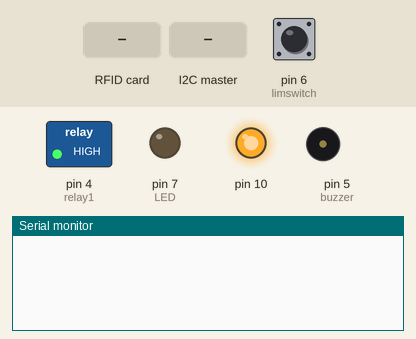
Simulated run of this sketch. Board: Arduino Uno, built with avr-gcc and run on an emulated ATmega328P. Shown: switched loads named in the sketch (green lamp = pin HIGH), output pins drawn as LEDs (lit = HIGH), buzzer (waves = sounding, pin HIGH), the last lines printed to the serial monitor. The test bench sets the inputs (shaded band); at power-on: pin 6 (limswitch) LOW. The local clock reads 2024-03-15 10:24:30 at power-on unless the sketch sets it; storage starts empty.

Above: at 1.2 s.
1.3 s: RFID card 5E 7A 19 C4 held to the reader
At 1.8 s:
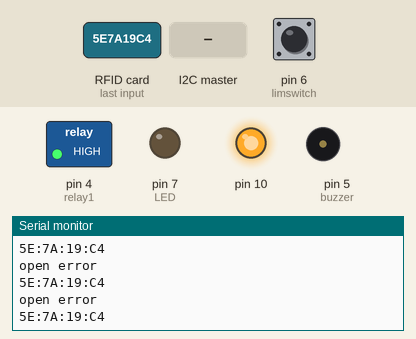
2.8 s: the I2C master sends ","
At 3.6 s:
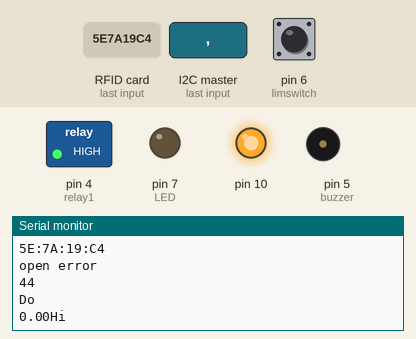
Timing chart, 0 to 5.8 s (numbered marks = the images above; inputs shaded):
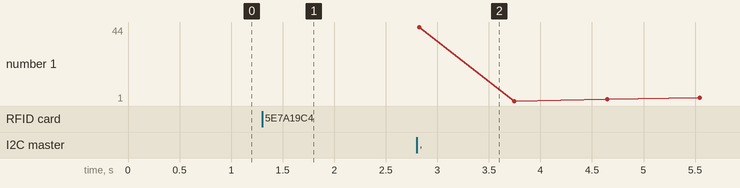

The sketch:

Arduino_1V2.ino
```cpp
#include <SPI.h>
#include <SD.h>
#include <MFRC522.h>
#include <Wire.h>
#include <DS1307RTC.h>
#include <Time.h>
#include <TimeLib.h>
#include <SoftwareSerial.h>
SoftwareSerial ArduinoSerial(3, 2); // RX, TX

#define SS_PIN 8
#define RST_PIN 9
MFRC522 rfid(SS_PIN,RST_PIN);
MFRC522::MIFARE_Key key;
File file;
const int limswitch = 6 ;
int buzzer = 5 ;
int  sum = 0;
int AA = 1 ;
int  tim  = 1 ;
long duration,cm ;
int  relay1 = 4;
int  Water  = 0;
int  Second,BB,tine ;
int  SC = 10 ;
long x,y,Hour,Minute,Time,Day,Month,Year ;
 String z,in_rfid ;
  int sd_sum,ER,led,Drugt,Use,Sum ;
  char in_id[20],in_use[20];
  int LED = 7;
 float  allwater = 0 ;
 //star READ SD CARD
bool readLine(File &f, char* line, size_t maxLen) {
  for (size_t n = 0; n < maxLen; n++) {
    int c = f.read();
    if ( c < 0 && n == 0) return false;  // EOF
    if (c < 0 || c == '\n') {
      line[n] = 0;
      return true;
    }
    line[n] = c;
  }
  return false; // line too long
}

bool readVals(long* v1,long* v2,  String* v3) {
  char line[200], *ptr, *str;
  if (!readLine(file, line, sizeof(line))) {
    return false;  // EOF or too long
  }
  *v1 = strtol(line, &ptr, 10);
  if (ptr == line) return false;  // bad number if equal
   while (*ptr) {
    if (*ptr++ == ',') break;
  }
   *v2 = strtol(ptr, &str, 10);
   while (*ptr) {
    if (*ptr++ == ',') break;
  }
  String a = strtok_r(ptr, ",", &str);
  String first(a);
  *v3 = first;
  return str != ptr;  // true if number found
}
// END READ
// Start Water
void water(){
  digitalWrite(relay1,1);
  int switch1 = digitalRead(limswitch);
  if (BB < 3 ) {

  if (switch1 == LOW) {

    sum ++ ;
    delay (900);
     Serial.println(sum);
     if (tine != 0){
      BB += 1 ;
       Serial.println(BB);

       tine = 0 ;
       delay (2000);
     }
    if (sum >= 15){
      BB = 4 ;
      AA = 5;
      Serial.println("Bye");
    }
  }
  if (switch1 == HIGH){
    sum = 0 ;

    tine ++ ;
    digitalWrite(relay1,0);
    delay (900);
     Serial.print(tine);
    if (tine >= 7){
      allwater += 0.125 ;
       Serial.print(allwater);
       BB += 1 ;
        Serial.println(BB);
        digitalWrite(relay1,1);
       tine = 0;
       delay (4000);
    }
  }
}if(BB >= 3){

      AA = 5;
    }
  }
void sdcard(){
  Second = 0 ;
  file = SD.open("USE.txt",FILE_READ); //read file USE
  if (!file){
    Serial.println(F("open error"));
    return ;
  }
  while (readVals(&x,&y,&z)) {

   Serial.print(F("Order :"));
   Serial.println(x);
     Serial.print(F("ID :"));
   Serial.println(y);
   Use = y ;
   Serial.print(F("RFID :"));
   Serial.print(z);
   Serial.println(F(""));
   Serial.println(z);
   if(z.indexOf(in_rfid) >= 0) { // == RFID
    digitalWrite(buzzer,HIGH);
    delay(300);
    digitalWrite(buzzer,LOW);
    delay(300);
     digitalWrite(buzzer,HIGH);
    delay(300);
    digitalWrite(buzzer,LOW);
    delay(300);
   Serial.println(F("HELLO"));
   led = 1 ;
   break ;
   }  Serial.println(F("--------------------------"));
  }ER = 1;
 }//END
/////////////////////////////NodeMCU/////////////////////////////
void NodeMCU(){


//    file.print(F("Use "));
    ArduinoSerial.print(y);
   ArduinoSerial.print("/t");
    ArduinoSerial.print(Drugt);
    ArduinoSerial.print("/t");
   ArduinoSerial.print(allwater);
   Serial.print(allwater);
   allwater = 0;


//    file.print(F("ID RFID = "));

    Serial.print("Hi");
}
/////////////////////////////RFID/////////////////////////////
 void Read_rfid(){
    if (!rfid.PICC_IsNewCardPresent() || !rfid.PICC_ReadCardSerial())
    return;

  // Serial.print(F("PICC type: "));
  MFRC522::PICC_Type piccType = rfid.PICC_GetType(rfid.uid.sak);
  // Serial.println(rfid.PICC_GetTypeName(piccType));

  // Check is the PICC of Classic MIFARE type
  if (piccType != MFRC522::PICC_TYPE_MIFARE_MINI &&
    piccType != MFRC522::PICC_TYPE_MIFARE_1K &&
    piccType != MFRC522::PICC_TYPE_MIFARE_4K) {
    Serial.println(F("Your tag is not of type MIFARE Classic."));
    return;
  }

  String strID = "";
  for (byte i = 0; i < 4; i++) {
    strID +=
    (rfid.uid.uidByte[i] < 0x10 ? "0" : "") +
    String(rfid.uid.uidByte[i], HEX) +
    (i!=3 ? ":" : "");
  }
  strID.toUpperCase();


  Serial.print("Tap card key: ");
  Serial.println(strID);
  in_rfid = strID ;
  Water = 0 ;
  sd_sum = 1;

  rfid.PICC_HaltA();
  rfid.PCD_StopCrypto1();
}

void setup() {
  Serial.begin(9600);
  ArduinoSerial.begin(4800);
  SPI.begin();
  Wire.begin(); // master
  Wire.begin(9); //baby 9
  Wire.onReceive(receiveEvent);
   rfid.PCD_Init();
   pinMode(LED,OUTPUT);
   pinMode(relay1,OUTPUT);
   pinMode(buzzer,OUTPUT);
   pinMode(limswitch,INPUT);
   digitalWrite(relay1,1);
    if (!SD.begin(SC)) { // NO SD CARD
    Serial.println("begin error");
    return;
  }
  }
  void receiveEvent(){
    Drugt = Wire.read();
  }
  void loop(){
    Read_rfid(); //read rfid
    if(sd_sum == 1){
    Serial.println(in_rfid);
    sdcard();
    file.close();
    if(ER == 1){
    Serial.println(F("Stop"));
    digitalWrite(buzzer,HIGH);
    delay(2000);
    digitalWrite(buzzer,LOW);
    sd_sum = 0;
    }
    }if(led == 1){
    Wire.beginTransmission(8);
    Second = 1;
    Wire.write(Second);
    Serial.println(Second);
    Wire.endTransmission();
    led = 0;
    }
    if(Drugt != 0){
    tmElements_t tm;
    if(RTC.read(tm)){
    Hour = tm.Hour;
    Minute = tm.Minute;
    Second = tm.Second;
    Day = tm.Day;
    Month = tm.Month;
    Year = tmYearToCalendar(tm.Year);
    }
    Serial.println(Drugt);
    file = SD.open("Lise.txt",FILE_WRITE);
    if(file){

    file.print(F("Date (D/M/Y) = "));
    file.print(Day);
    file.print(F("/"));
    file.print(Month);
    file.print(F("/"));
    file.print(Year);
    file.print(F("   "));

    file.print(F("Time (H/M/S) = "));
    file.print(Hour);
    file.print(F(":"));
    file.print(Minute);
    file.print(F(":"));
    file.print(Second);
    file.print(F("   "));

    file.print(F("Use "));
    file.print(y);
    file.print(F("//"));
    file.print(Drugt);
    file.print(F("//"));
    file.print(F("ID RFID = "));
    file.println(z);
    Serial.println(F("Do"));
    file.close();
    NodeMCU();
    Drugt = 0;
    Water = 1;


}
    if(Water == 1){
    AA = 0;
    sum = 0;
    BB = 0 ;
    tine = 0;
    Water = 0;
    while(AA < 3){
    water();
}
}
}
}
```

Measured:
- after the input at 1.3 s, the serial monitor: prints a new line at once (image 1)
- after the input at 2.8 s, the serial monitor: prints a new line at once (image 2)
